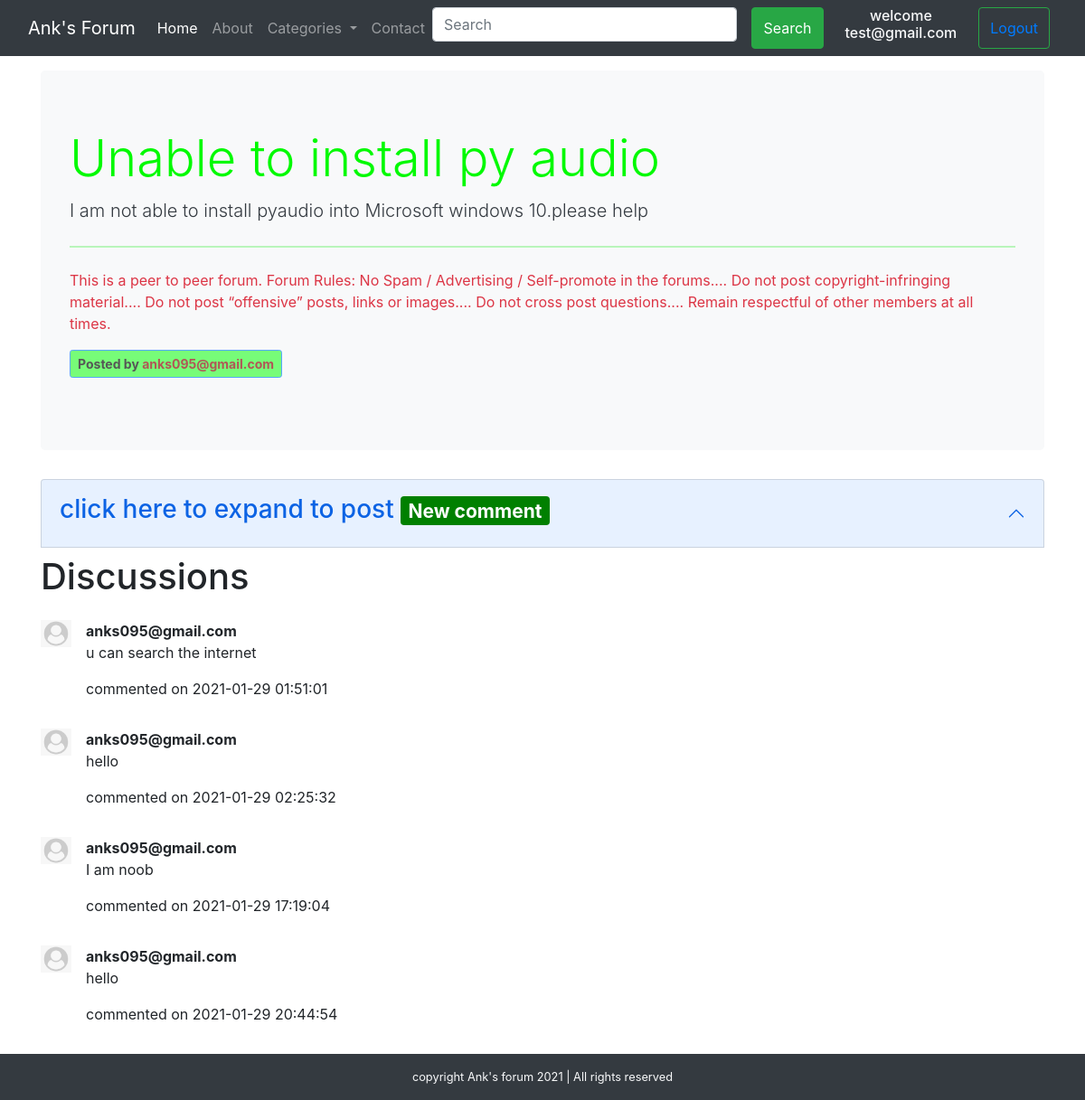
Screenshot of /thread.php?threadid=1 (signed in) with the database file from the repository.
### tables this page shows
CREATE TABLE `threads` (
  `thread_id` int(7) NOT NULL,
  `thread_title` varchar(255) NOT NULL,
  `thread_description` text NOT NULL,
  `thread_cat_id` int(7) NOT NULL,
  `thread_user_id` int(7) NOT NULL,
  `timestamp` datetime NOT NULL DEFAULT current_timestamp()
);

CREATE TABLE `users` (
  `sno` int(8) NOT NULL,
  `user_email` varchar(30) NOT NULL,
  `user_password` varchar(255) NOT NULL,
  `timestamp` datetime NOT NULL DEFAULT current_timestamp()
);

CREATE TABLE `comments` (
  `comment_id` int(8) NOT NULL,
  `comment_content` text NOT NULL,
  `thread_id` int(8) NOT NULL,
  `comment_by` varchar(30) NOT NULL,
  `comment_time` datetime NOT NULL DEFAULT current_timestamp()
);

### thread.php (the view, shortened to what this page needs)
<!doctype html>
<html lang="en">
<head>
    <link href="https://cdn.jsdelivr.net/npm/bootstrap@5.0.0-beta1/dist/css/bootstrap.min.css" rel="stylesheet">
    <link rel="stylesheet" href="https://cdn.jsdelivr.net/npm/bootstrap@4.6.0/dist/css/bootstrap.min.css">
    <link rel="stylesheet" href="style.css">
</head>
<body>
    <?php include 'partial/_header.php'; ?>
    <?php
    $id = $_GET['threadid'];
    $sql = "SELECT * FROM `threads` WHERE thread_id=$id";
    $result = mysqli_query($conn, $sql);
    while ($row = mysqli_fetch_assoc($result)) {
        $question = $row['thread_title'];
        $description = $row['thread_description'];
        $user = $row['thread_user_id'];
        $buttonstyleid = $row['thread_cat_id'];
        $sql3 = "SELECT user_email FROM `users` WHERE sno=$user";
        $result3 = mysqli_query($conn, $sql3);
        $row3 = mysqli_fetch_assoc($result3);
        $posted_by = $row3['user_email'];
    }
    ?>
    <div class="container my-3">
        <div class="jumbotron bg-light" id="cat<?php echo $buttonstyleid; ?>">
            <h1 class="display-4"><?php echo $question; ?></h1>
            <p class="lead text-dark"><?php echo $description; ?></p>
            <hr class="my-4">
            <p class="text-danger">This is a peer to peer forum.
                Forum Rules:
                No Spam / Advertising / Self-promote in the forums....
                Do not post copyright-infringing material....
                Do not post “offensive” posts, links or images....
                Do not cross post questions....
                Remain respectful of other members at all times.</p>
            <p class="lead">
                <?php
                echo '<button type="button" class="btn btn-sm btn-primary font-weight-bold" id="button'.$buttonstyleid.'" disabled>';
                echo 'Posted by ';
                echo '<a class="text-decoration-none" id="universal" href="#">'.$posted_by.'</a>';
                echo '</button>';
                ?>
            </p>
        </div>
    </div><?php
    $url=$_SERVER['REQUEST_URI'];
    if(isset($_SESSION['loggedin']) && $_SESSION['loggedin']==true){
    echo '<div class="container">
            <div class="accordion" id="accordionExample">
            <div class="accordion-item">
                <h2 class="accordion-header" id="headingOne">
                <button class="accordion-button" type="button" data-bs-toggle="collapse" data-bs-target="#collapseOne" aria-expanded="true" aria-controls="collapseOne">
                <h3>click here to expand to post <span class="badge" id="catbg'.$buttonstyleid.'">New comment</span></h3>
                </button>
                </h2>
                <div id="collapseOne" class="accordion-collapse collapse" aria-labelledby="headingOne" data-bs-parent="#accordionExample">
                <div class="accordion-body">
                    <form action= "'.$url.'" method="post">
                        <div class="mb-3">
                        <label for="exampleFormControlTextarea1" class="form-label">Post description</label>
                        <textarea class="form-control" id="desc" name="desc" rows="3" placeholder="type here ..." ></textarea>
                        <input type="hidden" name="sno" value="'.$_SESSION["sno"].'">
                        </div>
                        <button type="submit" class="btn btn-primary">Submit</button>
                    </form>
                </div>
                </div>
            </div>
            </div>
        </div>';}
        else{
            echo '<div class="container">You need to log in to give comments</div>';
        }
    ?>
    <div class="container">
        <h1 class="py-2 mb-3">Discussions</h1>
        <?php
            $id = $_GET['threadid'];
            $sql = "SELECT * FROM `comments` WHERE thread_id=$id";
            $result = mysqli_query($conn, $sql);
            while ($row = mysqli_fetch_assoc($result)) {
                $comment = $row['comment_content'];
                $user_id = $row['comment_by'];
                $time = $row['comment_time'];
                $sql2 = "SELECT * FROM `users` WHERE sno=$user_id";
                $result2 = mysqli_query($conn, $sql2);
                $row2 = mysqli_fetch_assoc($result2);
                if($row['comment_by']=='0'){
                    $user_nm = "Guest_User";
                }
                else{
                    $user_nm = $row2['user_email'];
                }
                echo '<div class="media my-3">
                    <img src="img/userdefault.png" width="34px" class="mr-3" alt="...">
                    <div class="media-body">
                        <p class="font-weight-bold my-0">'.$user_nm.'</p>
                        <p>'.$comment.'</p>
                        <p>commented on '. $time .'</p>
                    </div>
                </div>';
            }
        ?>
    </div>
    <footer class="footer"><?php include 'partial/_footer.php'; ?></footer>
</body>
</html>

### style.css (style rules this page uses)
#cat1 { color: rgb(0, 250, 0); }
#catbg1 { background-color: green; }
#button1 { background-color: rgb(51, 255, 51); color: black; }
#universal { color: darkred; }

### rows the page displays
threads: thread_title "Unable to install py audio", thread_description "I am not able to install pyaudio into Microsoft windows 10.please help"
users: user_email "anks095@gmail.com"
comments: users.user_email "anks095@gmail.com", comment_content "u can search the internet", comment_time "2021-01-29 01:51:01"
comments: users.user_email "anks095@gmail.com", comment_content "hello", comment_time "2021-01-29 02:25:32"
comments: users.user_email "anks095@gmail.com", comment_content "I am noob", comment_time "2021-01-29 17:19:04"
comments: users.user_email "anks095@gmail.com", comment_content "hello", comment_time "2021-01-29 20:44:54"

### other values shown
$_SESSION['useremail'] "test@gmail.com"
